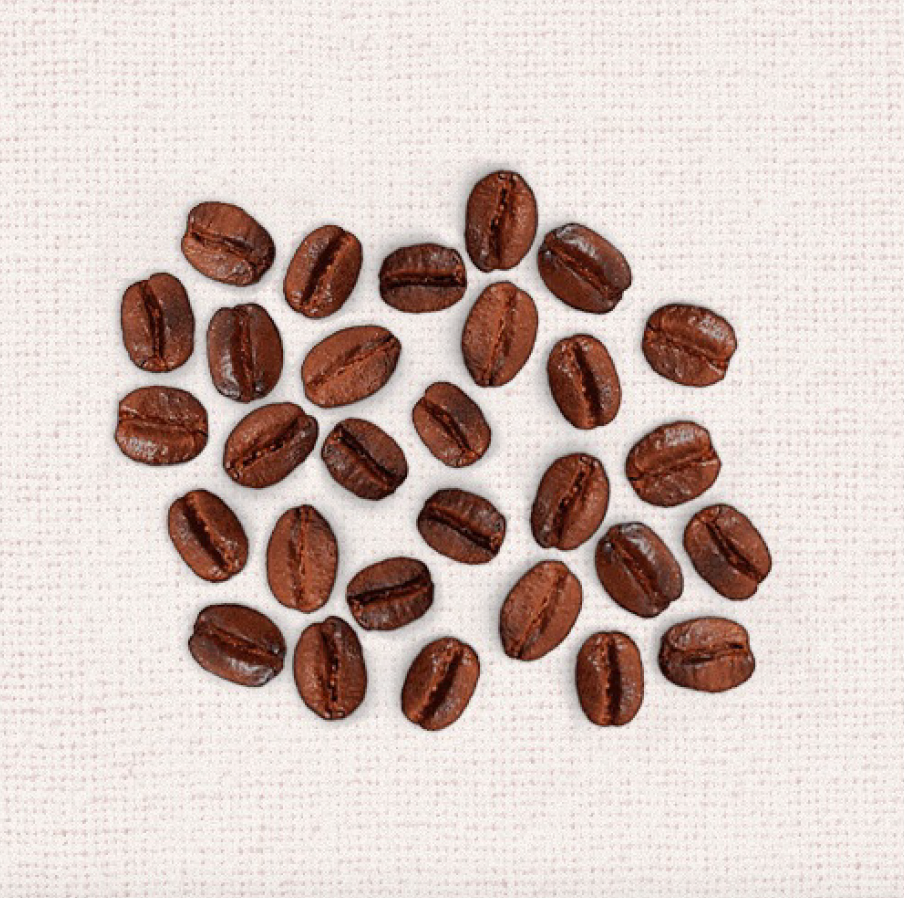
#> input picture img/cafe.png, 904 x 898 px, found by its file name
$ python main.py
#> lines starting #> are read from the running program, lines starting #| are printed output that depends on the picture; after the words box and inside, x2 and y2 are one past the last pixel; in counts of white or black regions, pixels touching at a corner belong together
import cv2
import numpy as np

'''
Demonstrando como funciona a Transformada de Hough quando aplicada a circunferencias,
para ver o procedimento das imagens basta executar o código e apertar qualquer tecla para que seja mostrado o proximo processo aplicado.
'''

# Imagem original
imgO = cv2.imread('.\img\cafe.png', cv2.IMREAD_COLOR)
#> imgO is the input picture: shape (898, 904, 3); mean B, G, R 187.9, 193.7, 210.5
img = cv2.resize(imgO, (400, 300))
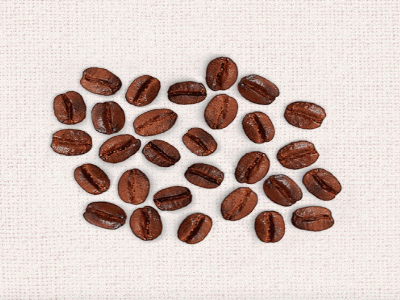
#> img: shape (300, 400, 3); mean B, G, R 187.8, 193.6, 210.4
cv2.imshow('Original', img)
cv2.waitKey(0)

# Imagem em cinza
gray = cv2.cvtColor(img, cv2.COLOR_BGR2GRAY)
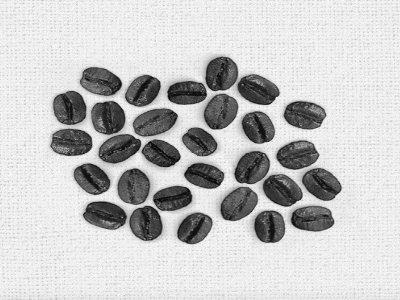
#> gray: shape (300, 400); min 5, max 253, mean 198
cv2.imshow('Cinza', gray)
cv2.waitKey(0)

# Imagem borrada
gray_blurred = cv2.blur(gray, (9, 9))
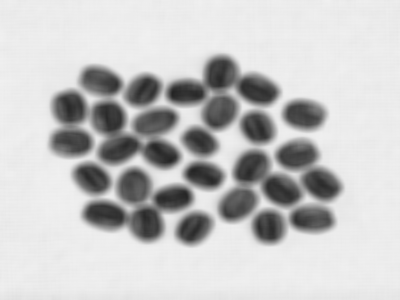
#> gray_blurred: shape (300, 400); min 36, max 240, mean 198
cv2.imshow('Blur', gray_blurred)
cv2.waitKey(0)

# Detectando os circulos
detected_circles = cv2.HoughCircles(
    gray_blurred, cv2.HOUGH_GRADIENT, 1, 20, param1=50, param2=30, minRadius=1, maxRadius=40)
#> detected_circles = [[177.5, 212.5, 29.3], [268.5, 226.5, 15.8], [255.5, 124.5, 15.4], [255.5, 170.5, 21.2], [105.5, 119.5, 18], [221.5, 72.5, 17.2], [107.5, 160.5, 21.7], [131.5, 186.5, 15.9], [68.5, 106.5, 15.8]]

# Validacao
if detected_circles is not None:

    detected_circles = np.uint16(np.around(detected_circles))
#> detected_circles = [[178, 212, 29], [268, 226, 16], [256, 124, 15], [256, 170, 21], [106, 120, 18], [222, 72, 17], [108, 160, 22], [132, 186, 16], [68, 106, 16]]

    for pt in detected_circles[0, :]:
        a, b, r = pt[0], pt[1], pt[2]

        cv2.circle(img, (a, b), r, (0, 255, 0), 2)
        # Printando o centro e raio de cada circulo encontrado
        print("Centro ({:}, {:}), raio = {:}".format(a, b, r))

        cv2.circle(img, (a, b), 1, (0, 0, 255), 3)
        # Imagem com as circunferencias
        cv2.imshow("Circunferencias", img)
        cv2.waitKey(0)
#> this loop made 9 passes
#| Centro (178, 212), raio = 29
#| Centro (268, 226), raio = 16
#| Centro (256, 124), raio = 15
#| Centro (256, 170), raio = 21
#| Centro (106, 120), raio = 18
#| Centro (222, 72), raio = 17
#| Centro (108, 160), raio = 22
#| Centro (132, 186), raio = 16
#> (further printed lines are left out)
#> pass 1, `cv2.imshow("Circunferencias", img)`:
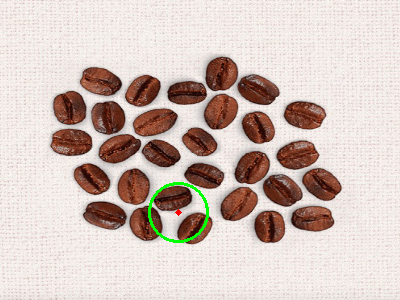
#> window 'Circunferencias': shape (300, 400, 3); mean B, G, R 187.1, 194, 209.6
#> pass 2, `cv2.imshow("Circunferencias", img)`:
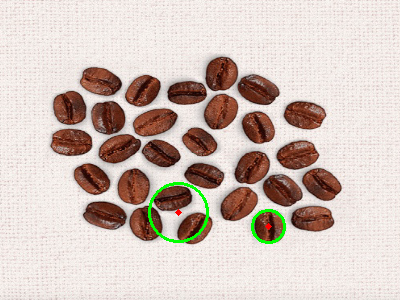
#> window 'Circunferencias': shape (300, 400, 3); mean B, G, R 186.8, 194.4, 209.3
#> after the loop:
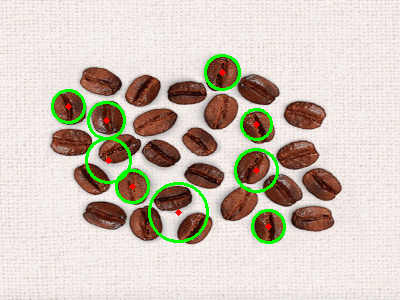
#> img: shape (300, 400, 3); 2.85% of pixels changed, all inside (x1, y1, x2, y2) = (51, 54, 286, 244)
